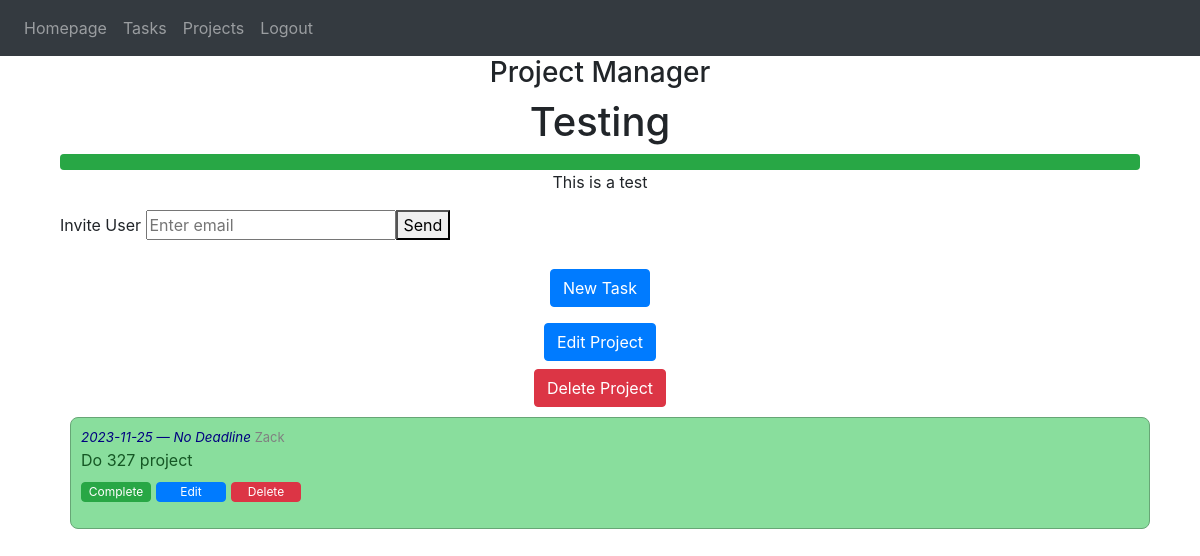
/project/5 (signed in), run on an earlier commit of the app's database.
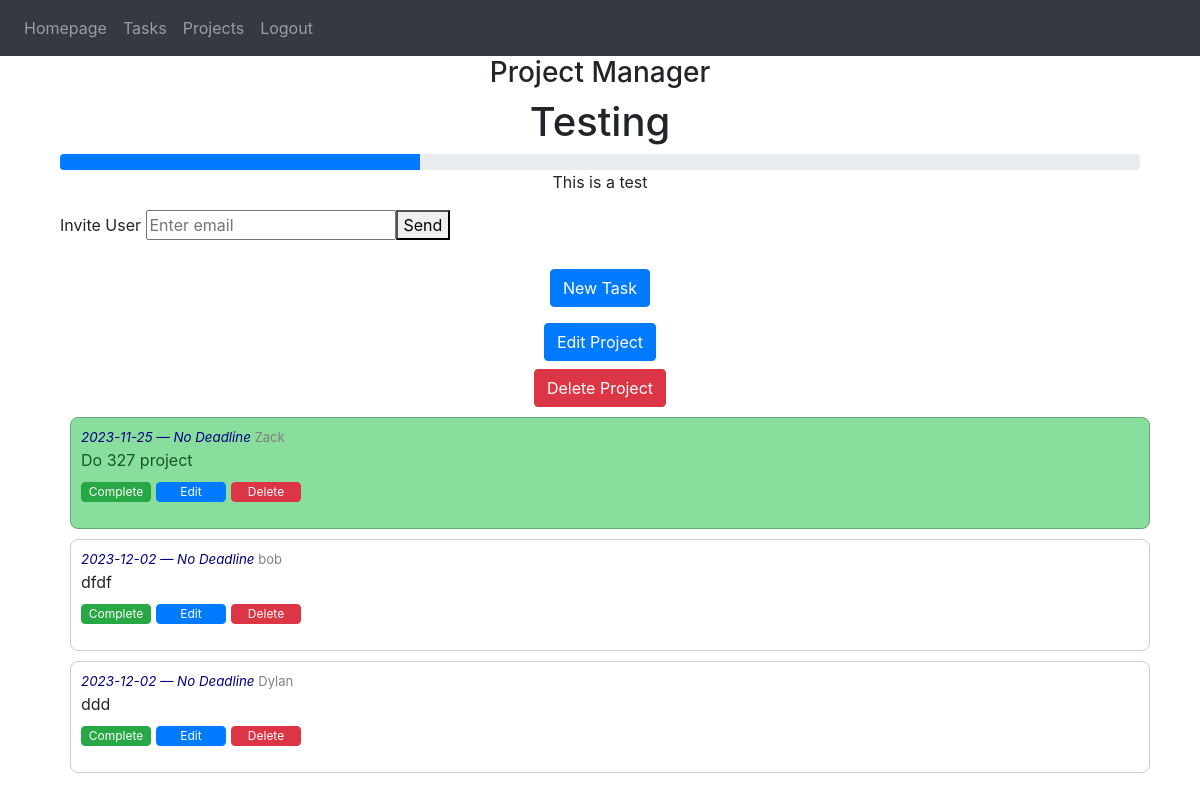
And on a later commit of the database.
### website/models.py (models this page shows)
class Task(db.Model):
    id = db.Column(db.Integer, primary_key=True)
    assignee = db.Column(db.String(120))
    description = db.Column(db.String(9999))
    start_date = db.Column(db.DateTime(timezone=True), default=func.now)
    deadline = db.Column(db.DateTime(timezone=True), default=func.now)
    project_id = db.Column(db.Integer, db.ForeignKey('project.id'), nullable=False)
    completed = db.Column(db.Boolean, default=False)

### website/auth.py (the view, shortened to what this page needs)
@auth.route('/project/<project_id>', methods=['GET', 'POST'])
@login_required
def project(project_id):
    def_project = get_default_project()
    if str(def_project.id) == project_id:
        return redirect(url_for('auth.tasks'))
    project = Project.query.filter(Project.id == project_id,).first()
    if not project:
        return "Page Not Found", 404
    elif not any(user.id == current_user.id for user in project.users):
        return "Access Denied", 403
    tasks = Task.query.filter(Task.project_id == project_id).all()
    tasks.sort(key=lambda t: (not t.completed, t.id)) # sort tasks by 1: completion, 2: id
    print(tasks)
    total_tasks = len(tasks)
    completed_tasks = sum(1 for task in tasks if task.completed)
    progress_percentage = (completed_tasks / total_tasks) * 100 if total_tasks > 0 else 0
    return render_template('project.html', user=current_user, project=project, tasks=tasks, progress_percentage=progress_percentage)

### website/__init__.py (called while the page is built)
def create_app(testing=False):
    app = Flask(__name__)
    app.config['SECRET_KEY'] = 'abcd'
    app.config['SQLALCHEMY_DATABASE_URI'] = f'sqlite:///{DB_NAME}'
    if testing:
        app.config['SQLALCHEMY_DATABASE_URI'] = f'sqlite:///{TEST_DB_NAME}'
    db.init_app(app)
    from .views import views
    from .auth import auth
    app.register_blueprint(views, url_prefix='/')
    app.register_blueprint(auth, url_prefix='/')
    from .models import User, Task, Project
    with app.app_context():
        db.create_all()
    login_manager = LoginManager()
    login_manager.login_view = 'auth.login'
    login_manager.init_app(app)
    @login_manager.user_loader
    def load_user(id):
        return User.query.get(int(id))
    return app

### website/auth.py (called while the page is built)
def get_default_project():
    return Project.query.filter(Project.users.any(id=current_user.id), Project.is_default).first()

### website/templates/project.html (shortened to what this page needs)
{% extends "base.html" %}
{% block content %}
<h3 align="center">Project Manager</h3>
<div class="container">
    <h1 align="center" id="project-name">{{ project.name }}</h1>
    <div class="progress">
        <div id="progress-bar" class="progress-bar {% if progress_percentage == 100 %}bg-success{% endif %}" role="progressbar"
        style="width: {{ progress_percentage }}%;" aria-valuenow="{{ progress_percentage }}" aria-valuemin="0" aria-valuemax="100"></div>
    </div>
    <p align="center" id="project-description">{{ project.description }}</p>
    <form method="POST">
      <label>Invite User</label>
      <input
            type="email"
            id="new_user_email"
            name="new_user_email"
            placeholder="Enter email"
          style="width: 250px;"><button type="submit">Send</button>
    </form>
    <div align="center">
        <a class="nav-item nav-link" href="{{ url_for('auth.new_task', project_id=project.id) }}">
            <button class="btn btn-primary">New Task</button>
        </a>
        <a class="nav-item nav-link" href="{{ url_for('auth.edit_project', project_id=project.id) }}">
          <button class="btn btn-primary">Edit Project</button>
        </a>
        <form action="{{ url_for('auth.delete_project', project_id=project.id) }}" method="post" style="display: inline;">
          <button type="submit" class="btn btn-danger">Delete Project</button>
        </form>
    </div>
    <div class="tasks-container">
      {% for task in tasks %}
          <div class="task-box {% if task.completed %}task-completed{% endif %}">
              <span class="task-dates">{{ task.start_date.strftime('%Y-%m-%d') }} &mdash;
                {% if task.deadline.strftime('%Y-%m-%d') == '9999-12-31' %}
                No Deadline
                {% else %}
                {{ task.deadline.strftime('%Y-%m-%d') }}
                {% endif %}
              </span>
              <span class="task-assignee">{% if task.assignee %}{{task.assignee}}{% endif %}</span>
              <p class="task-description">{{ task.description or "No description available" }}</p>
              <div class="task-actions">
                <form action="{{ url_for('auth.complete_task', project_id=project.id, task_id=task.id) }}" method="post" style="display: inline;">
                  <button type="submit" class="btn btn-success btn-xsm">Complete</button>
                </form>
                <form action="{{ url_for('auth.edit_task', project_id=project.id, task_id=task.id) }}" method="post" style="display: inline;">
                  <button type="submit" class="btn btn-primary btn-xsm">Edit</button>
                </form>
                  <form action="{{ url_for('auth.delete_task', project_id=project.id, task_id=task.id) }}" method="post" style="display: inline;">
                    <button type="submit" class="btn btn-danger btn-xsm">Delete</button>
                </form>
              </div>
          </div>
      {% endfor %}
  </div>
</div>
{% endblock %}

What changed in the data, as far as the page shows it:
added Task: start_date "2023-12-02", shows "No Deadline", assignee "bob", description "dfdf"
added Task: start_date "2023-12-02", shows "No Deadline", assignee "Dylan", description "ddd"
Also different on the page:
{{ progress_percentage }}: 100.0 → 33.33333333333333 (drawn)
